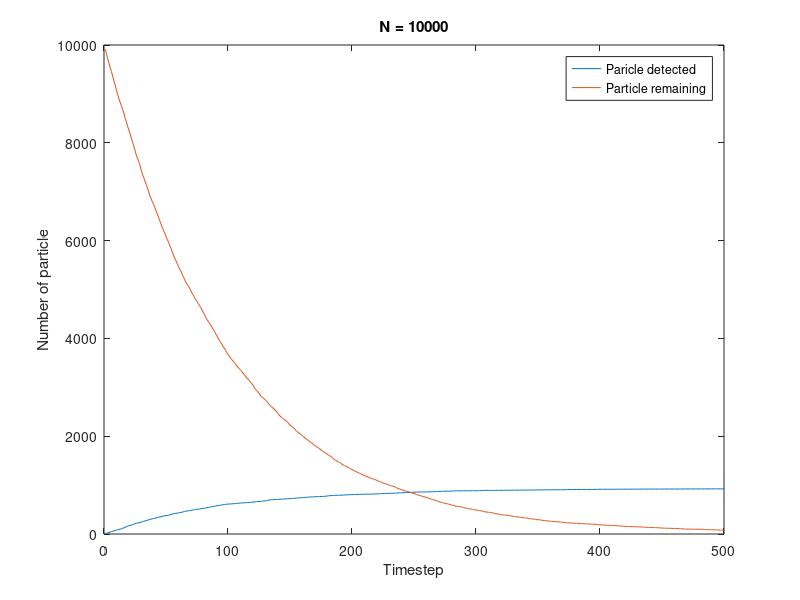

Source code (MATLAB):
N = 10000; %Number of particles

p = zeros(4,N);%Postions of particle
p(4,:) = zeros(1,N);%4th column tells you whether the particle already decayed or not

%Put the particles into random places
for i = 1:N
   p(1,i) = rand;
   p(2,i) = rand;
   p(3,i) = rand;
end

tstep = 500; %Number of timestep for particles to decay
count = 0; %number of particle detected
countcheck = 0;
nremain = N; %number of particle remaining
countvec = zeros(tstep); %empty vector to store the number of particle detected and number of particle reamining
remainvec = zeros(tstep);
for i = 1:tstep %For each timestep
   for j = 1:N %For each paricle
     if((p(1,j) ~= 0)&&(p(2,j) ~= 0)&&(p(3,j) ~= 0))%detemine whether the paricle decay or not
         if(rand<0.01)%rand returns the uniform distribution between 0 to 1 and rand<0.01 returns whether the particle decayed or not
            dir = [randn;randn;randn];%direction of alpha particle
            nremain = nremain - 1;
            if(dir(3)<0)
                t = -p(3,j)/dir(3);%calculating the intersection with x-y plane
                xfin = p(1,j)+dir(1)*t;
                yfin = p(2,j)+dir(2)*t;
                %display(t)
                if(((xfin-0.5)^2+(yfin-0.5)^2)<(0.4)^2)%determine whether the intersetion is inside the circle
                   count = count + 1;
                end
                d = sqrt((p(1,j))^2 + (p(2,j))^2 + (p(3,j))^2);
                rightangle = 2*pi*(1-d/sqrt(d^2+0.5^2));
                if(rand < (rightangle/4/pi))
                    countcheck = countcheck + 1;
                end
            end
            p(1,j)=0;%Move decayed particles to origin
            p(2,j)=0;
            p(3,j)=0;
         end
     end
   end
   countvec(i) = count;
   remainvec(i) = nremain;
end

display(countcheck)

figure()
plot(countvec(1:500))
title(['N = ',num2str(N)])
xlabel('Timestep')
ylabel('Number of particle')
hold on
plot(remainvec(1:500))
legend('Paricle detected','Particle remaining')